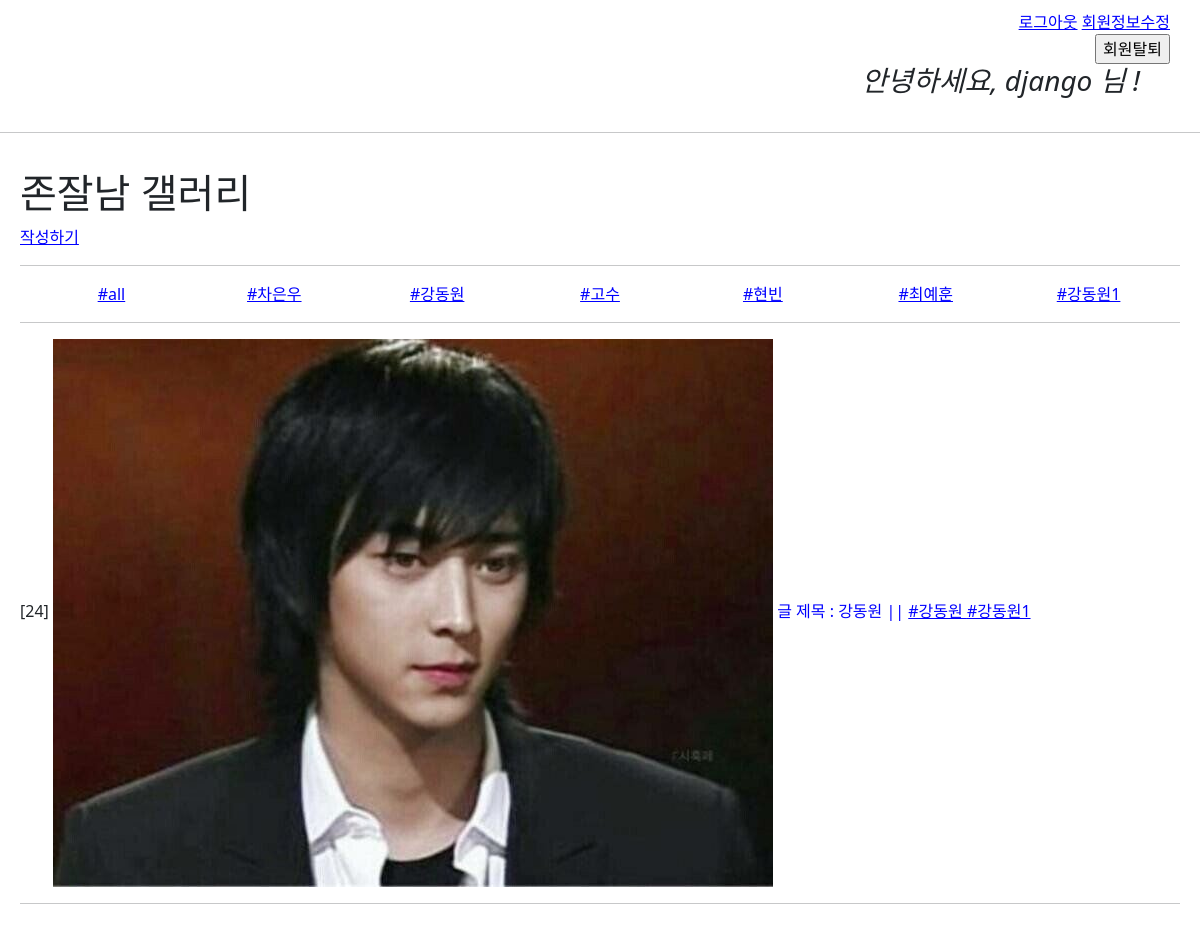
/articles/hashtag/12/ (signed in), run on the app's committed database.
### accounts/models.py (models this page shows)
class User(AbstractUser):
    pass

### articles/models.py (models this page shows, shortened)
class Hashtag(models.Model):
    content = models.CharField(max_length=30,unique=True)

class Article(models.Model):
    title = models.CharField(max_length=30)
    content = models.TextField()
    image = models.ImageField(blank=True, null=True)
    thumbnail_img = ImageSpecField(
        source = 'image',
        processors = [Thumbnail(200,300)], # 200X300 으로 줄이자
        format = 'JPEG',
        options = {'quality':80},
    )
    created_at = models.DateTimeField(auto_now_add=True)
    updated_at = models.DateTimeField(auto_now=True)
    hashtags = models.ManyToManyField(Hashtag)

### articles/views.py (the view)
# urls.py: path('hashtag/<int:hashtag_pk>/', views.hashtag, name='hashtag'),
def hashtag(request, hashtag_pk):
    hashtag = Hashtag.objects.get(pk = hashtag_pk)
    articles = hashtag.article_set.all()
    hashtags = Hashtag.objects.all()
    context = {
        'articles': articles,
        'hashtags' : hashtags,
        }
    return render(request, 'articles/index.html', context)

### articles/templates/articles/index.html
{% extends 'base.html' %}
{% block content %}
  <h1>존잘남 갤러리</h1>
  <a href="{% url 'articles:create' %}">작성하기</a>
  <hr />
  <div class="container text-center">
    <div class="row">
      <div class="col">
        <a href="{% url 'articles:index' %}">
          #all
        </a>
      </div>
      {% for hashtag in hashtags %}
        {% if hashtag.article_set.all %}
        <div class="col">
          <a href="{% url 'articles:hashtag' hashtag.pk %}">
            {{hashtag.content}}
          </a>
        </div>
        {% endif %}
      {% endfor %}
    </div>
  </div>
  <hr>
  {% for article in articles %}
    <p>
      [{{article.id}}] <a href="{% url 'articles:detail' article.pk %}" id="article-title">
        {% if article.thumbnail_img %}
        <img src="{{article.thumbnail_img.url}}" />
        {% endif %}
        글 제목 : {{article.title}} ||
        {% if article.hashtags %}
          {% for hashtag in article.hashtags.all %}
          <a href="{% url 'articles:hashtag' hashtag.pk %}"> {{hashtag.content}} </a>
          {% endfor %}
        {% endif %}
      </a>
    </p>
    <hr />
  {% endfor %}
{% endblock content %}

### templates/base.html (shortened to what this page needs)
{% load static %}
<!DOCTYPE html>
<html lang="en">
  <head>
    <link href="https://cdn.jsdelivr.net/npm/bootstrap@5.3.0-alpha1/dist/css/bootstrap.min.css" rel="stylesheet">
    <link rel="stylesheet" href="{% static 'base.css' %}">
  </head>
  <body>
    <div id="nav">
      {% if user.is_authenticated %}
        <a href="{% url 'accounts:logout' %}">로그아웃</a>
        <a href="{% url 'accounts:update' %}">회원정보수정</a>
        <form action="{% url 'accounts:delete' %}" method="POST">
          <input type="submit" value="회원탈퇴">
        </form>
        <h3 id="user-hello"><i>안녕하세요, {{user}} 님 !</i></h3>
      {% else %}
        <a href="{% url 'accounts:signup' %}">회원가입</a>
        <a href="{% url 'accounts:login' %}">로그인</a>
      {% endif %}
    </div>
    <hr>
    <div id="content">
      {% block content %}{% endblock content %}
    </div>
  </body>
</html>

### static/base.css (style rules this page uses)
a { color: blue; }
#content { padding: 20px; }
#nav { text-align: right; padding: 10px 30px 10px; }
#user-hello { text-align: right; padding-right: 30px; }
#article-title { text-decoration: none; }

### data on the page
User: username "django"
Hashtag: content "#차은우"
Hashtag: content "#강동원"
Hashtag: content "#고수"
Hashtag: content "#현빈"
Hashtag: content "#최예훈"
Hashtag: content "#강동원1"
Article: id "24", thumbnail_img (picture), title "강동원"
